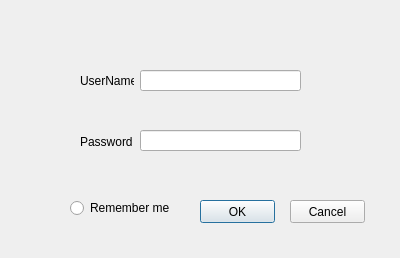
<?xml version="1.0" encoding="UTF-8"?>
<ui version="4.0">
 <class>Login</class>
 <widget class="QDialog" name="Login">
  <property name="geometry">
   <rect>
    <x>0</x>
    <y>0</y>
    <width>400</width>
    <height>258</height>
   </rect>
  </property>
  <property name="windowTitle">
   <string>Dialog</string>
  </property>
  <widget class="QLineEdit" name="UserName">
   <property name="geometry">
    <rect>
     <x>140</x>
     <y>70</y>
     <width>161</width>
     <height>21</height>
    </rect>
   </property>
  </widget>
  <widget class="QLineEdit" name="Passwd">
   <property name="geometry">
    <rect>
     <x>140</x>
     <y>130</y>
     <width>161</width>
     <height>21</height>
    </rect>
   </property>
  </widget>
  <widget class="QLabel" name="label">
   <property name="geometry">
    <rect>
     <x>80</x>
     <y>70</y>
     <width>54</width>
     <height>21</height>
    </rect>
   </property>
   <property name="text">
    <string>UserName</string>
   </property>
  </widget>
  <widget class="QLabel" name="label_2">
   <property name="geometry">
    <rect>
     <x>80</x>
     <y>131</y>
     <width>54</width>
     <height>21</height>
    </rect>
   </property>
   <property name="text">
    <string>Password</string>
   </property>
  </widget>
  <widget class="QRadioButton" name="RemPasswd">
   <property name="geometry">
    <rect>
     <x>70</x>
     <y>200</y>
     <width>121</width>
     <height>16</height>
    </rect>
   </property>
   <property name="text">
    <string>Remember me</string>
   </property>
  </widget>
  <widget class="QPushButton" name="Ok">
   <property name="geometry">
    <rect>
     <x>200</x>
     <y>200</y>
     <width>75</width>
     <height>23</height>
    </rect>
   </property>
   <property name="text">
    <string>OK</string>
   </property>
  </widget>
  <widget class="QPushButton" name="Cancel">
   <property name="geometry">
    <rect>
     <x>290</x>
     <y>200</y>
     <width>75</width>
     <height>23</height>
    </rect>
   </property>
   <property name="text">
    <string>Cancel</string>
   </property>
  </widget>
 </widget>
 <resources/>
 <connections/>
</ui>
